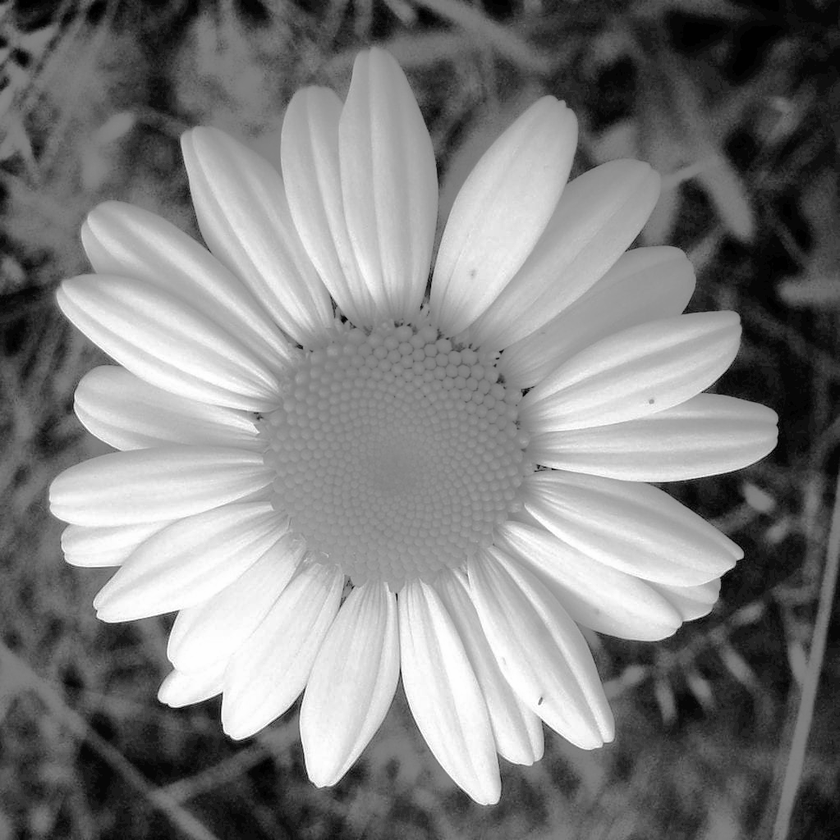
#> input picture Histogram  Equalization/1.png, 840 x 840 px, shrunk from 1023 x 1024 before the run, found by its file name
$ jupyter execute ACLAHE.ipynb
#> lines starting #> are read from the running program, lines starting #| are printed output that depends on the picture
[cell 1]
import cv2
import numpy as np
import matplotlib.pyplot as plt
from skimage import exposure
# Load the image in grayscale
input_image = cv2.imread('/content/drive/MyDrive/Github/1.png', cv2.IMREAD_GRAYSCALE)
#> input_image is the input picture: shape (840, 840); min 0, max 255, mean 128.8
# Apply Adaptive Contrast-Limited Adaptive Histogram Equalization (ACLAHE)
ahe_image = exposure.equalize_adapthist(input_image, clip_limit=0.03)
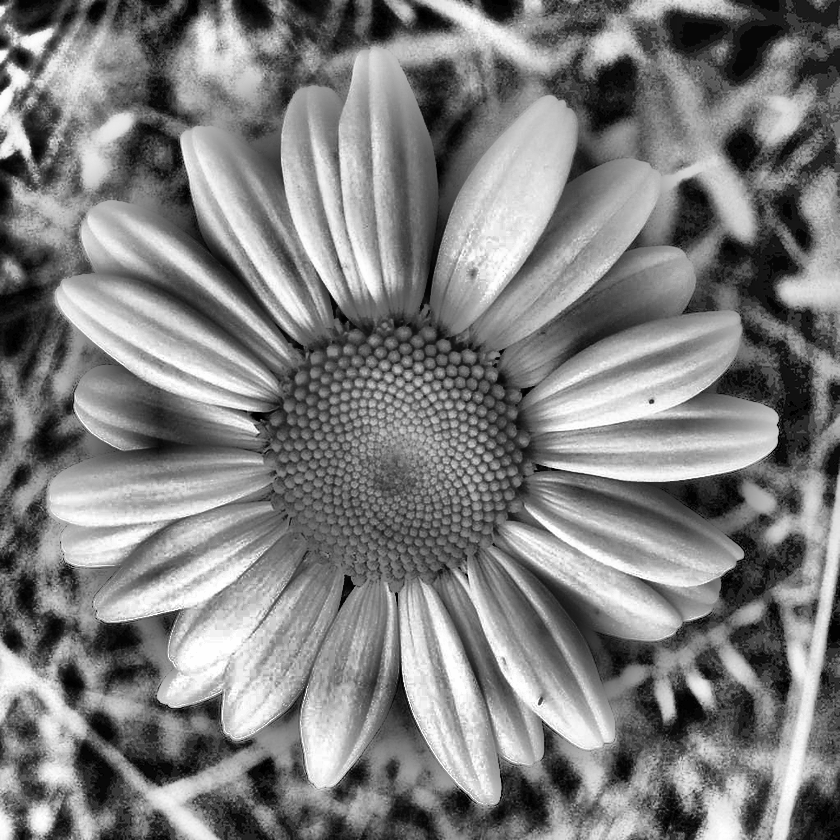
#> ahe_image: shape (840, 840) float64; min 0, max 1, mean 0.498
# Display the original and ACLAHE images
plt.figure(figsize=(10, 5))
plt.subplot(1, 2, 1)
plt.imshow(input_image, cmap='gray')
plt.title('Original Image')
plt.axis('off')
plt.subplot(1, 2, 2)
plt.imshow(ahe_image, cmap='gray')
plt.title('ACLAHE Image')
plt.axis('off')
plt.tight_layout()
plt.show()
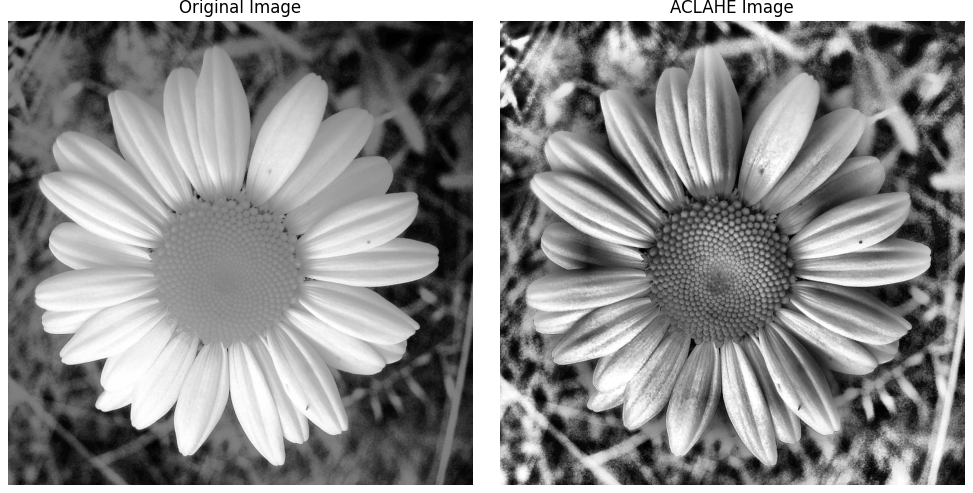
#> figure drawn by matplotlib, 2 panels

$ run again, with Histogram  Equalization/0.png copied over Histogram  Equalization/1.png
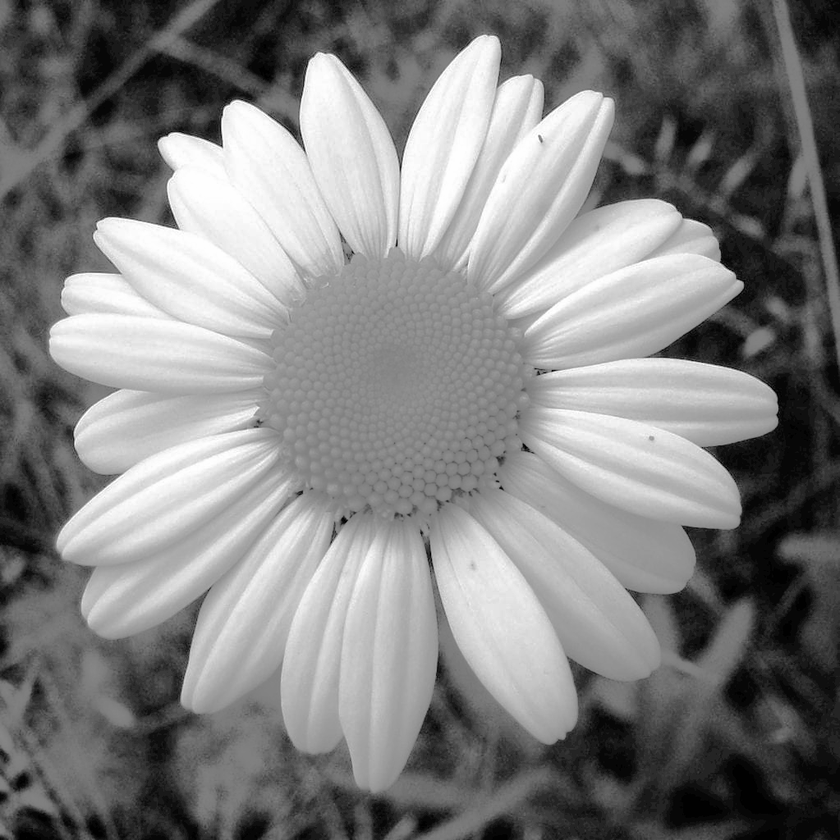
#> input picture Histogram  Equalization/0.png, 840 x 840 px, shrunk from 1023 x 1024 before the run, found by its file name
#> input_image is the input picture: shape (840, 840); min 0, max 255, mean 128.8
#> `ahe_image = exposure.equalize_adapthist(input_image, clip_limit=0.03)`:
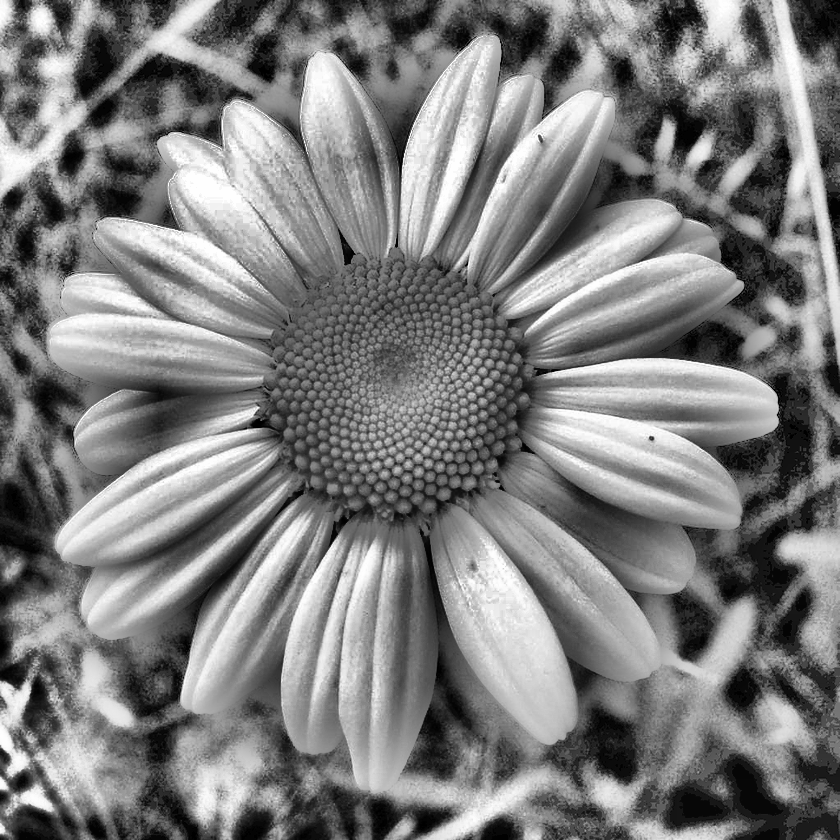
#> ahe_image: shape (840, 840) float64; min 0, max 1, mean 0.497
#> `plt.show()`:
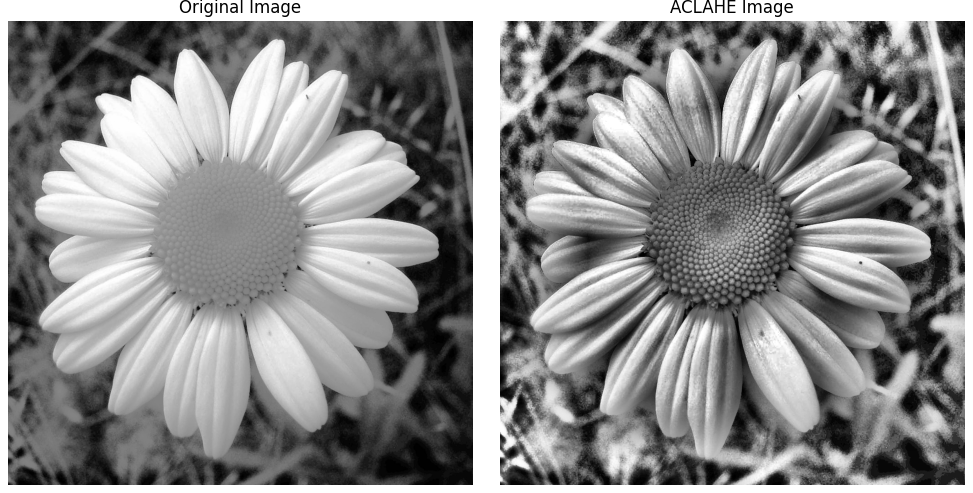
#> figure drawn by matplotlib, 2 panels

$ run again, with Histogram  Equalization/2.png copied over Histogram  Equalization/1.png
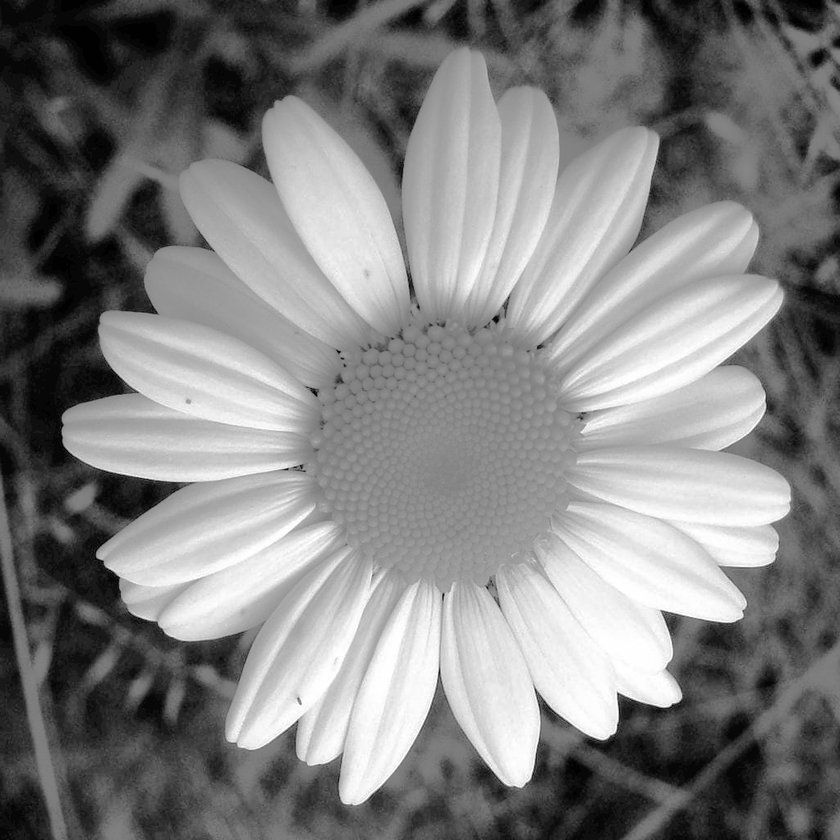
#> input picture Histogram  Equalization/2.png, 840 x 840 px, shrunk from 1023 x 1024 before the run, found by its file name
#> input_image is the input picture: shape (840, 840); min 0, max 255, mean 128.8
#> `ahe_image = exposure.equalize_adapthist(input_image, clip_limit=0.03)`:
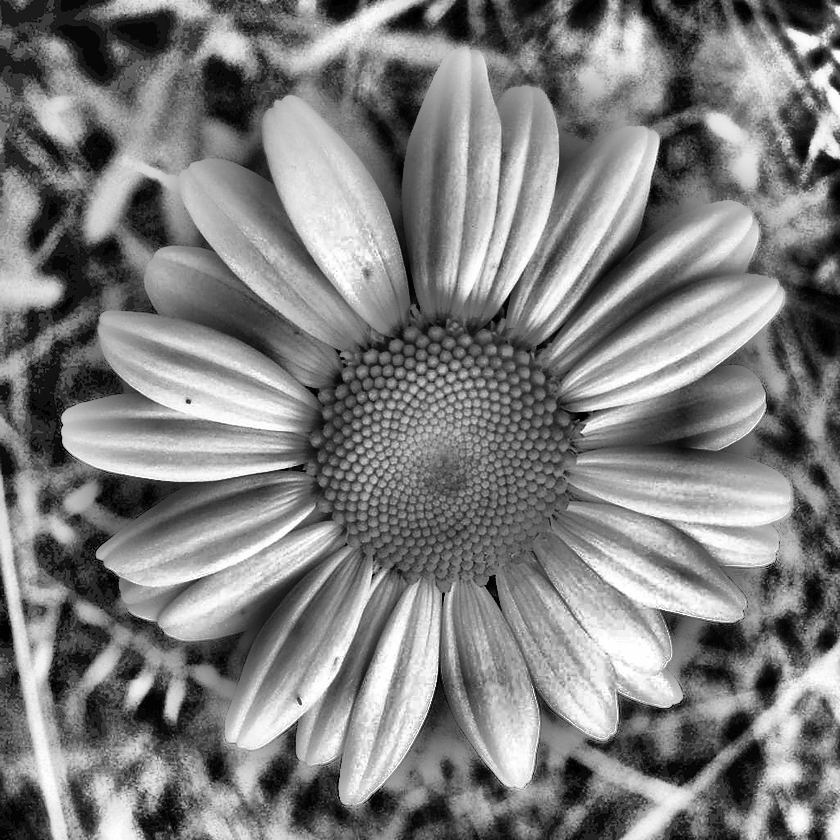
#> ahe_image: shape (840, 840) float64; min 0, max 1, mean 0.499
#> `plt.show()`:
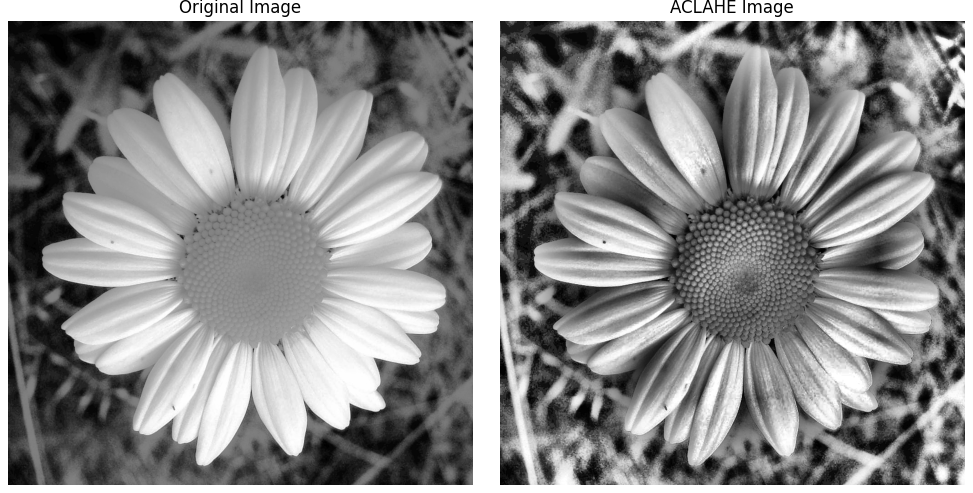
#> figure drawn by matplotlib, 2 panels

$ run again, with Histogram  Equalization/3.png copied over Histogram  Equalization/1.png
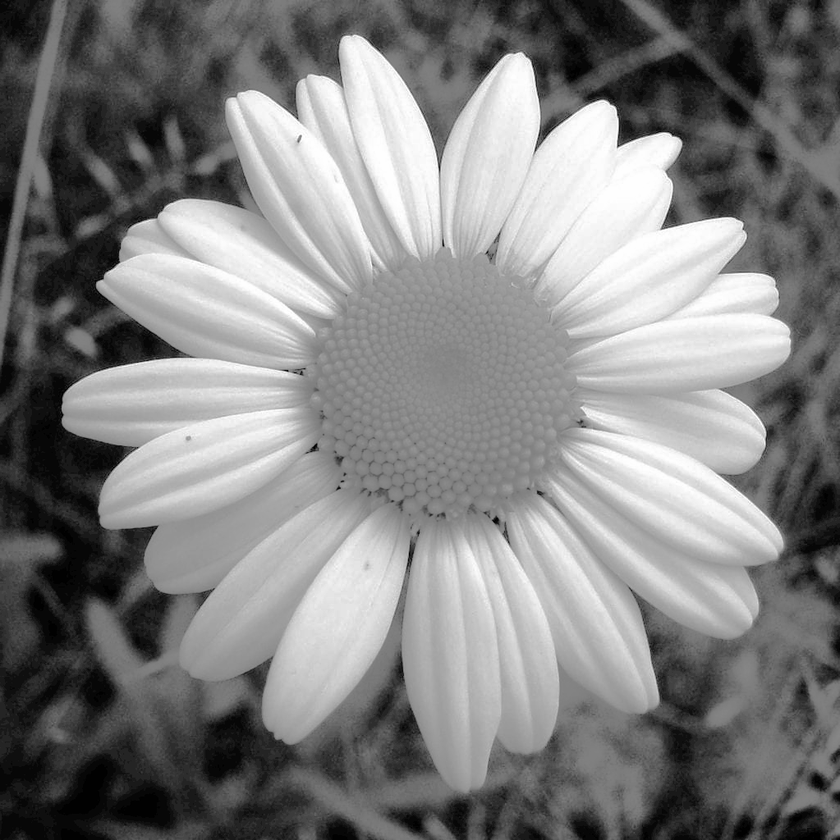
#> input picture Histogram  Equalization/3.png, 840 x 840 px, shrunk from 1023 x 1024 before the run, found by its file name
#> input_image is the input picture: shape (840, 840); min 0, max 255, mean 128.8
#> `ahe_image = exposure.equalize_adapthist(input_image, clip_limit=0.03)`:
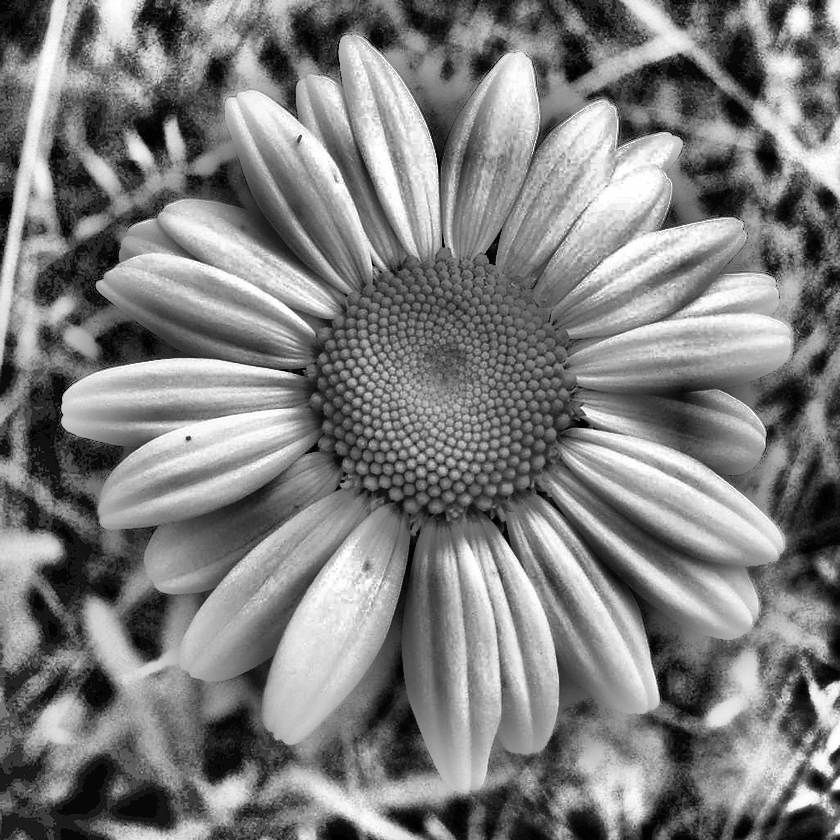
#> ahe_image: shape (840, 840) float64; min 0, max 1, mean 0.498
#> `plt.show()`:
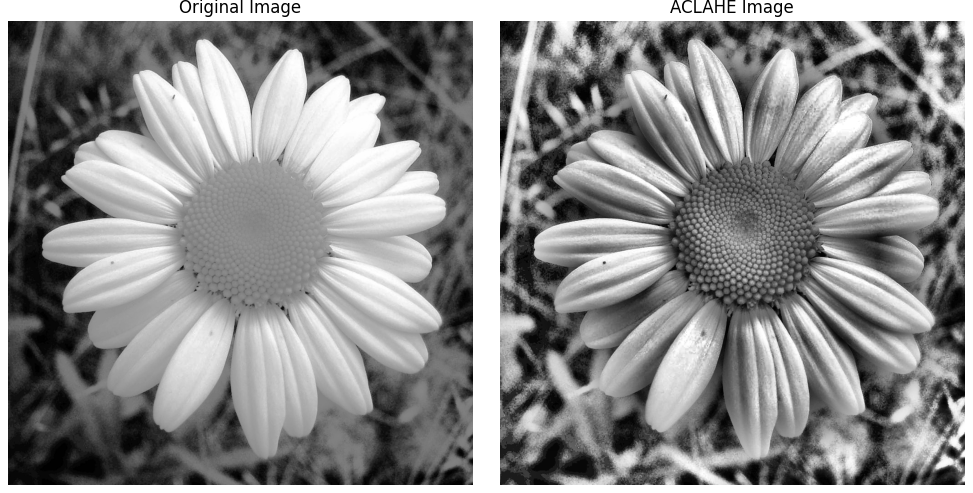
#> figure drawn by matplotlib, 2 panels
